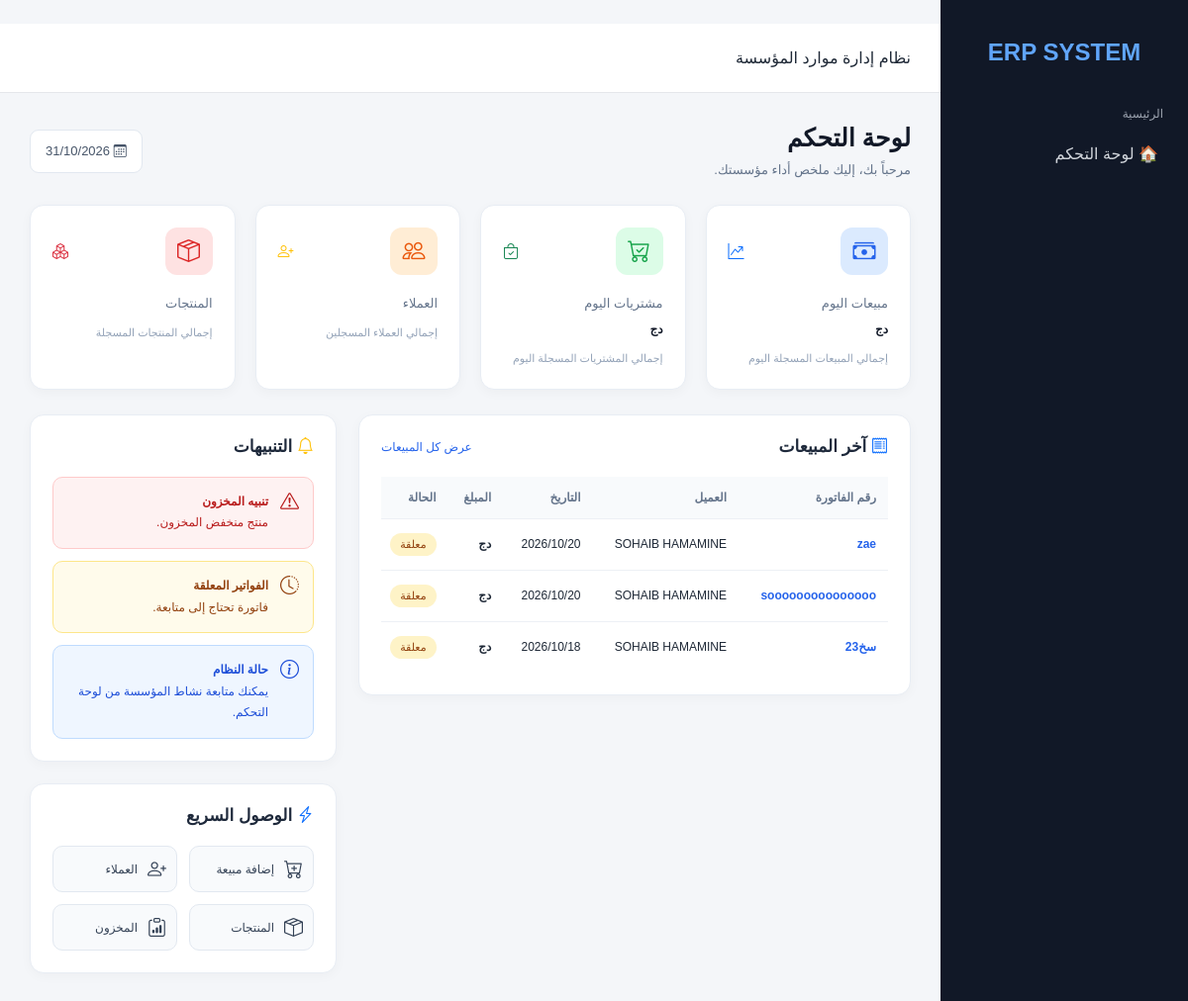
The page / on the database its author committed.
### sales/models.py (models this page shows, shortened)
class Sale(models.Model):
    invoice_number = models.CharField(
        max_length=50,
        unique=True,
        verbose_name="رقم الفاتورة"
    )
    customer = models.ForeignKey(
        Customer,
        on_delete=models.PROTECT,
        related_name="sales",
        verbose_name="العميل"
    )
    sale_date = models.DateTimeField(
        auto_now_add=True,
        verbose_name="تاريخ البيع"
    )
    total_amount = models.DecimalField(
        max_digits=12,
        decimal_places=2,
        default=0,
        verbose_name="الإجمالي"
    )
    paid_amount = models.DecimalField(
        max_digits=12,
        decimal_places=2,
        default=0,
        verbose_name="المبلغ المدفوع"
    )
    notes = models.TextField(
        blank=True,
        verbose_name="ملاحظات"
    )
    STATUS_CHOICES = [
        ("paid", "مدفوعة"),
        ("pending", "معلقة"),
        ("partial", "مدفوعة جزئياً"),
    ]
    status = models.CharField(
        max_length=20,
        choices=STATUS_CHOICES,
        default="pending",
        verbose_name="الحالة"
    )
    created_at = models.DateTimeField(
        auto_now_add=True
    )
    updated_at = models.DateTimeField(
        auto_now=True
    )
    class Meta:
        verbose_name = "فاتورة بيع"
        verbose_name_plural = "فواتير المبيعات"
        ordering = ["-sale_date"]

### customers/models.py (models this page shows)
class Customer(models.Model):
    name = models.CharField(
        max_length=200,
        verbose_name="اسم العميل"
    )
    phone = models.CharField(
        max_length=30,
        blank=True,
        verbose_name="الهاتف"
    )
    email = models.EmailField(
        blank=True,
        verbose_name="البريد الإلكتروني"
    )
    address = models.TextField(
        blank=True,
        verbose_name="العنوان"
    )
    notes = models.TextField(
        blank=True,
        verbose_name="ملاحظات"
    )
    balance = models.DecimalField(
        max_digits=12,
        decimal_places=2,
        default=0,
        verbose_name="الرصيد"
    )
    is_active = models.BooleanField(
        default=True,
        verbose_name="نشط"
    )
    created_at = models.DateTimeField(
        auto_now_add=True
    )
    updated_at = models.DateTimeField(
        auto_now=True
    )
    class Meta:
        verbose_name = "عميل"
        verbose_name_plural = "العملاء"
        ordering = ["name"]
    def __str__(self):
        return self.name

### dashboard/views.py (the view)
# urls.py: path("", dashboard, name="dashboard"),
def dashboard(request):
    today = timezone.localdate()
    recent_sales = Sale.objects.all().order_by('-id')[:10]
    context = {
        'recent_sales': recent_sales,
    }
    return render(request, 'dashboard.html', context)

### dashboard/templates/dashboard.html (shortened to what this page needs)
{% extends "base.html" %}
{% block content %}
<div class="dashboard">
    <div class="dashboard-heading">
        <div>
            <h1>لوحة التحكم</h1>
            <p>مرحباً بك، إليك ملخص أداء مؤسستك.</p>
        </div>
        <div class="dashboard-date">
            <i class="bi bi-calendar3"></i>
            {% now "d/m/Y" %}
        </div>
    </div>
    <div class="dashboard-stats">
        <div class="dashboard-stat">
            <div class="stat-top">
                <div class="stat-icon stat-blue">
                    <i class="bi bi-cash-stack"></i>
                </div>
                <i class="bi bi-graph-up-arrow text-primary"></i>
            </div>
            <div class="stat-label">مبيعات اليوم</div>
            <div class="stat-value">
                <small style="font-size:12px">دج</small>
            </div>
            <div class="stat-footer">إجمالي المبيعات المسجلة اليوم</div>
        </div>
        <div class="dashboard-stat">
            <div class="stat-top">
                <div class="stat-icon stat-green">
                    <i class="bi bi-cart-check"></i>
                </div>
                <i class="bi bi-bag-check text-success"></i>
            </div>
            <div class="stat-label">مشتريات اليوم</div>
            <div class="stat-value">
                <small style="font-size:12px">دج</small>
            </div>
            <div class="stat-footer">إجمالي المشتريات المسجلة اليوم</div>
        </div>
        <div class="dashboard-stat">
            <div class="stat-top">
                <div class="stat-icon stat-orange">
                    <i class="bi bi-people"></i>
                </div>
                <i class="bi bi-person-plus text-warning"></i>
            </div>
            <div class="stat-label">العملاء</div>
            <div class="stat-footer">إجمالي العملاء المسجلين</div>
        </div>
        <div class="dashboard-stat">
            <div class="stat-top">
                <div class="stat-icon stat-red">
                    <i class="bi bi-box-seam"></i>
                </div>
                <i class="bi bi-boxes text-danger"></i>
            </div>
            <div class="stat-label">المنتجات</div>
            <div class="stat-footer">إجمالي المنتجات المسجلة</div>
        </div>
    </div>
    <div class="dashboard-grid">
        <div class="dashboard-panel">
            <div class="panel-heading">
                <h2>
                    <i class="bi bi-receipt text-primary"></i>
                    آخر المبيعات
                </h2>
                <a href="/sales/" class="panel-link">عرض كل المبيعات</a>
            </div>
            <div class="sales-table-wrap">
                <table class="dashboard-table">
                    <thead>
                        <tr>
                            <th>رقم الفاتورة</th>
                            <th>العميل</th>
                            <th>التاريخ</th>
                            <th>المبلغ</th>
                            <th>الحالة</th>
                        </tr>
                    </thead>
                    <tbody>
                        {% for sale in recent_sales %}
                        <tr>
                            <td class="invoice-number">
                                {{ sale.invoice_number|default:sale.id }}
                            </td>
                            <td>
                                {{ sale.customer|default:"عميل نقدي" }}
                            </td>
                            <td>
                                {{ sale.created_at|date:"Y/m/d" }}
                            </td>
                            <td class="invoice-amount">
                                {{ sale.total|floatformat:2 }} دج
                            </td>
                            <td>
                                {% if sale.is_paid %}
                                <span class="status-badge status-paid">مدفوعة</span>
                                {% else %}
                                <span class="status-badge status-pending">معلقة</span>
                                {% endif %}
                            </td>
                        </tr>
                        {% endfor %}
                    </tbody>
                </table>
            </div>
        </div>
        <div>
            <div class="dashboard-panel">
                <div class="panel-heading">
                    <h2>
                        <i class="bi bi-bell text-warning"></i>
                        التنبيهات
                    </h2>
                </div>
                <div class="dashboard-alert alert-stock">
                    <i class="bi bi-exclamation-triangle"></i>
                    <div>
                        <strong>تنبيه المخزون</strong>
                        <div>
                            منتج منخفض المخزون.
                        </div>
                    </div>
                </div>
                <div class="dashboard-alert alert-invoice">
                    <i class="bi bi-clock-history"></i>
                    <div>
                        <strong>الفواتير المعلقة</strong>
                        <div>
                            فاتورة تحتاج إلى متابعة.
                        </div>
                    </div>
                </div>
                <div class="dashboard-alert alert-info-box">
                    <i class="bi bi-info-circle"></i>
                    <div>
                        <strong>حالة النظام</strong>
                        <div>يمكنك متابعة نشاط المؤسسة من لوحة التحكم.</div>
                    </div>
                </div>
            </div>
            <div class="dashboard-panel">
                <div class="panel-heading">
                    <h2>
                        <i class="bi bi-lightning-charge text-primary"></i>
                        الوصول السريع
                    </h2>
                </div>
                <div class="quick-links">
                    <a href="/sales/" class="quick-link">
                        <i class="bi bi-cart-plus"></i>
                        <span>إضافة مبيعة</span>
                    </a>
                    <a href="/customers/" class="quick-link">
                        <i class="bi bi-person-plus"></i>
                        <span>العملاء</span>
                    </a>
                    <a href="/products/" class="quick-link">
                        <i class="bi bi-box-seam"></i>
                        <span>المنتجات</span>
                    </a>
                    <a href="/inventory/" class="quick-link">
                        <i class="bi bi-clipboard-data"></i>
                        <span>المخزون</span>
                    </a>
                </div>
            </div>
        </div>
    </div>
</div>
{% endblock %}
{% block extra_js %}
<link
    rel="stylesheet"
    href="https://cdn.jsdelivr.net/npm/bootstrap-icons@1.11.3/font/bootstrap-icons.css">
{% endblock %}

### templates/base.html (style rules this page uses)
* { box-sizing: border-box; }
body { margin: 0; font-family: Tahoma, Arial, sans-serif; background: #f4f6f9; color: #1f2937; }
.content table { width: 100%; border-collapse: collapse; background: white; }
.content th, .content td { padding: 15px; border-bottom: 1px solid #eee; text-align: right; }
.content th { background: #f8fafc; color: #475569; }

### dashboard/templates/dashboard.html (style rules this page uses)
.dashboard { max-width: 1400px; margin: 0 auto; }
.dashboard-heading { display: flex; justify-content: space-between; align-items: center; gap: 15px; flex-wrap: wrap; margin-bottom: 25px; }
.dashboard-heading h1 { font-size: 25px; font-weight: 800; color: #111827; margin-bottom: 8px; }
.dashboard-heading p { color: #64748b; font-size: 13px; margin: 0; }
.dashboard-date { color: #475569; font-size: 13px; background: #fff; border: 1px solid #e2e8f0; border-radius: 9px; padding: 11px 15px; }
.dashboard-stats { display: grid; grid-template-columns: repeat(4, minmax(0, 1fr)); gap: 20px; margin-bottom: 25px; }
.dashboard-stat { background: #fff; border: 1px solid #e8edf4; border-radius: 14px; padding: 22px; box-shadow: 0 3px 12px rgba(15, 23, 42, .035); min-width: 0; transition: transform .2s, box-shadow .2s; }
.stat-top { display: flex; justify-content: space-between; align-items: center; gap: 10px; }
.stat-icon { width: 48px; height: 48px; border-radius: 12px; display: flex; align-items: center; justify-content: center; font-size: 23px; flex-shrink: 0; }
.stat-blue { background: #dbeafe; color: #2563eb; }
.stat-green { background: #dcfce7; color: #16a34a; }
.stat-orange { background: #ffedd5; color: #ea580c; }
.stat-red { background: #fee2e2; color: #dc2626; }
.stat-label { color: #64748b; font-size: 13px; margin-top: 19px; margin-bottom: 8px; }
.stat-value { color: #111827; font-size: clamp(19px, 2vw, 27px); font-weight: 800; overflow-wrap: anywhere; }
.stat-footer { color: #94a3b8; font-size: 11px; margin-top: 12px; }
.dashboard-grid { display: grid; grid-template-columns: minmax(0, 1.8fr) minmax(260px, 1fr); gap: 22px; align-items: start; }
.dashboard-panel { background: #fff; border: 1px solid #e8edf4; border-radius: 14px; padding: 22px; margin-bottom: 22px; box-shadow: 0 3px 12px rgba(15, 23, 42, .03); min-width: 0; }
.panel-heading { display: flex; align-items: center; justify-content: space-between; gap: 12px; margin-bottom: 20px; }
.panel-heading h2 { font-size: 17px; font-weight: 800; color: #1e293b; margin: 0; }
.panel-link { color: #2563eb; font-size: 12px; text-decoration: none; white-space: nowrap; }
.sales-table-wrap { width: 100%; overflow-x: auto; }
.dashboard-table { width: 100%; min-width: 520px; border-collapse: collapse; font-size: 12px; }
.dashboard-table th { background: #f8fafc; color: #64748b; font-weight: 700; white-space: nowrap; }
.dashboard-table th, .dashboard-table td { padding: 14px 12px; text-align: right; border-bottom: 1px solid #edf0f5; }
.dashboard-table tbody tr:last-child td { border-bottom: none; }
.invoice-number { color: #2563eb; font-weight: 700; white-space: nowrap; }
.invoice-amount { font-weight: 700; white-space: nowrap; }
.status-badge { display: inline-block; border-radius: 20px; padding: 5px 10px; font-size: 11px; white-space: nowrap; }
.status-pending { background: #fef3c7; color: #92400e; }
.dashboard-alert { display: flex; align-items: flex-start; gap: 12px; padding: 14px; border-radius: 10px; margin-bottom: 12px; font-size: 12px; line-height: 1.8; }
.dashboard-alert:last-child { margin-bottom: 0; }
.dashboard-alert i { font-size: 19px; flex-shrink: 0; }
.alert-stock { background: #fef2f2; color: #b91c1c; border: 1px solid #fecaca; }
.alert-invoice { background: #fffbeb; color: #92400e; border: 1px solid #fde68a; }
.alert-info-box { background: #eff6ff; color: #1d4ed8; border: 1px solid #bfdbfe; }
.quick-links { display: grid; grid-template-columns: repeat(2, minmax(0, 1fr)); gap: 12px; }
.quick-link { display: flex; align-items: center; gap: 10px; padding: 13px 10px; background: #f8fafc; border: 1px solid #e2e8f0; border-radius: 10px; color: #334155; text-decoration: none; font-size: 12px; transition: .2s; min-width: 0; }
.quick-link i { font-size: 19px; flex-shrink: 0; }

### rows shown on the page
Sale: invoice_number "zae", customer "SOHAIB HAMAMINE", created_at "2026/10/20"
Sale: invoice_number "sooooooooooooooo", customer "SOHAIB HAMAMINE", created_at "2026/10/20"
Sale: invoice_number "سخ23", customer "SOHAIB HAMAMINE", created_at "2026/10/18"
